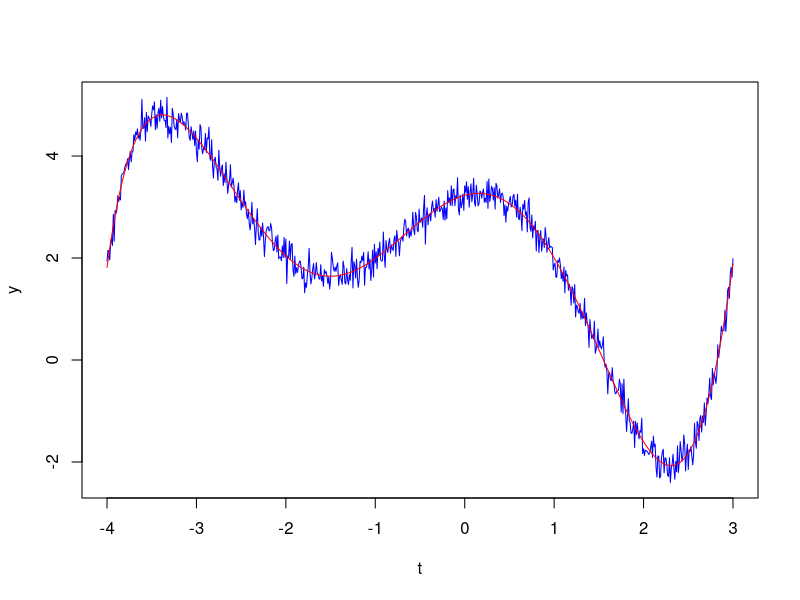
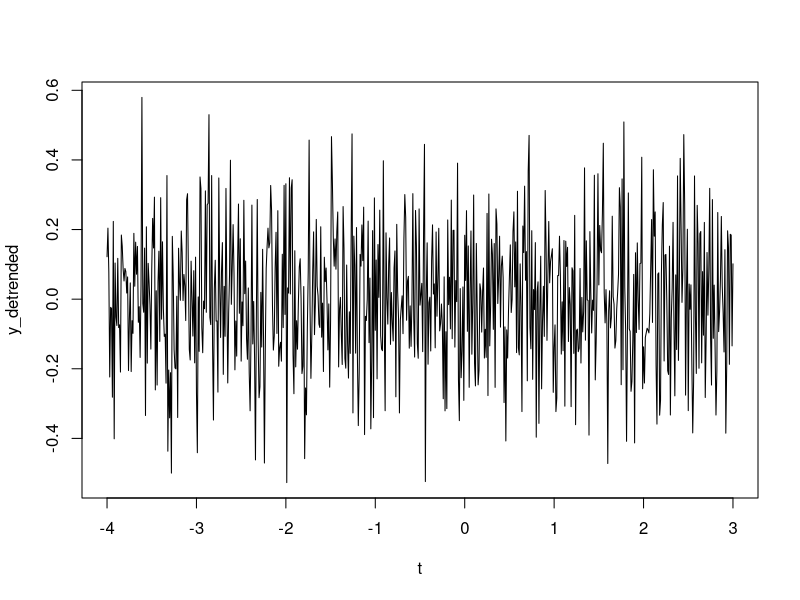

Write R code to recreate these figures, in order.
### LINEAR REGRESSION STANDALONE ###############################################
### Ro Neumann, 2015 ###########################################################

### INPUT: Time series with first column = time, 2nd  = data
### OUTPUT: trendline --> 1 column matrix, data values
###         y_detrended --> 1 column matrix, data values


data=read.table("Exercise3-3.txt", sep=" ")

t = as.numeric(unlist(data[1]))
y = as.numeric(unlist(data[2]))

lengthX = length(t)

#entries = matrix(1,nrow = length(t), ncol = 1)

A = matrix(1, nrow = lengthX, ncol = 11)

A [,1] = t^10
A[,2] = t^9
A[,3] = t^8
A[,4] = t^7
A[,5] = t^6
A[,6] = t^5
A[,7] = t^4
A[,8] = t^3
A[,9] = t^2
A[,10] = t

# Assumign P = I


# N = A'PA
N=t(A)%*%A  

#n=(A'*y)
n = t(A) %*% y

Qxx = solve(N)

#x=Qxx*n

x=Qxx%*%n

# Redundancy
r = length(y)-length(x)

#Residuals
v = (A%*%x)-y

# St.dev. of unknowns from  vtv, s_0, S_XX
vTPv = t(v) %*% v
s_0_2 = vTPv/r
s0 = s_0_2[1] # Due to numerical problem: is assigned as matrix, not scalar
S_XX= s0 * Qxx
sX = sqrt(diag(S_XX))


# Trendline
trendline= x[1]*t^10+x[2]*t^9+x[3]*t^8+x[4]*t^7+x[5]*t^6+x[6]*t^5+x[7]*t^4+x[8]*t^3+x[9]*t^2+x[10]*t+x[11];


# Detrending the data
y_detrended = y-trendline; 


# PLOT Original data and trendline
plot(t,y,type="l",col="blue")
lines(t,trendline, col="red") 

# PLOT detrended data in new window
plot(t,y_detrended,type="l",col="black")
